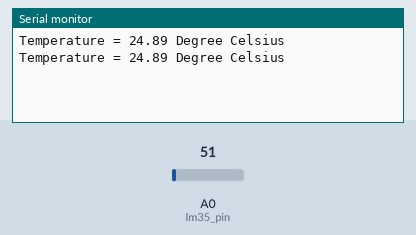
The sketch below on a simulated Arduino Uno, built with avr-gcc and run on an emulated ATmega328P. On the bench: the last lines printed to the serial monitor. Inputs (shaded band) come from the test bench; at power-on: A0 (lm35_pin) = 51.

Above: at 10.8 s.
10.9 s: A0 (lm35_pin) set to 61
At 20.7 s:
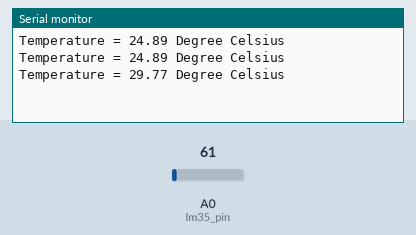
20.9 s: A0 (lm35_pin) set to 71
At 30.9 s:
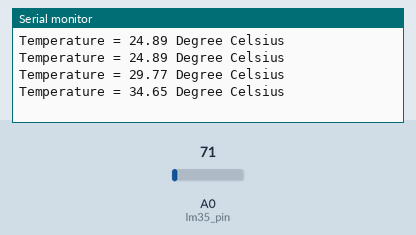
Timing chart, 0 to 32.4 s (numbered marks = the images above; inputs shaded):
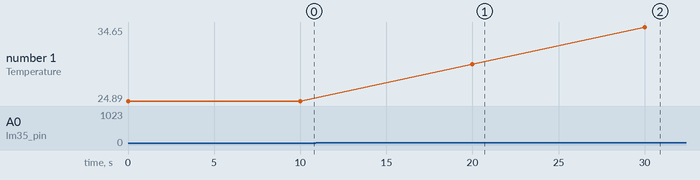

The sketch:

LM35.ino
```cpp
const int lm35_pin = A0;

void setup() {
  Serial.begin(9600);
}

void loop() {
  int temp_adc_val;
  float temp_val;
  temp_adc_val = analogRead(lm35_pin);
  temp_val = (temp_adc_val * 4.88);
  temp_val = (temp_val/10);
  Serial.print("Temperature = ");
  Serial.print(temp_val);
  Serial.print(" Degree Celsius\n");
  delay(10000);

}
```

circle.c
```cpp
#include <stdio.h>
#include <stdlib.h>

int main()
{
  int r;
  int area;
  scanf("%d",&r);
  area=3.14*r*r;
  printf("the area of circle is %d",area);

    return 0;
}
```

odd-even.c
```cpp
#include <stdio.h>
#include <stdlib.h>

int main()
{
      int number;
  printf("enter your number:");
  scanf("%d",&number);
  if(number%2==0)
    printf("the number is even");
  else
    printf("the number is odd");

    return 0;
}
```

pos-nega.c
```cpp
#include <stdio.h>
#include <stdlib.h>

int main()
{
  int number;
  printf("enter your number:");
  scanf("%d",&number);
  if(number ==0)
      printf("the number is zero");
      else if(number >0)
        printf("the number is positive");
      else
        printf("the number is nigative");

    return 0;
}
```

rectangle.c
```cpp
#include <stdio.h>
#include <stdlib.h>

int main()
{
    int a,b;
    int area;
    scanf("%d",&a);
        scanf("%d",&b);
    area =a*b;
    printf("the area of rectangle is %d",area);

    return 0;
}
```

square.c
```cpp
#include <stdio.h>
#include <stdlib.h>

int main()
{
   int a,b;
   int area;
   scanf("%d",&a);
   scanf("%d",&b);
   area=a*b;
   printf("the area of square %d ",area);
    return 0;
}
```

triangle.c
```cpp
#include <stdio.h>
#include <stdlib.h>

int main()
{
    int b,h;
    int area;
    printf("enter the base:");
    scanf("%d",&b);
    printf("enter the highst:");
    scanf("%d",&h);
    area=.5*b*h;
    printf("the area of triangle is %d",area);
    return 0;
}
```

Measured:
- after the input at 10.9 s, the serial monitor: prints a new line after 9.1 s (image 1)
- after the input at 20.9 s, the serial monitor: prints a new line after 9.1 s (image 2)
- plotted number 1: 24.89 → 29.77 after the input at 10.9 s, 29.77 → 34.65 after the input at 20.9 s
